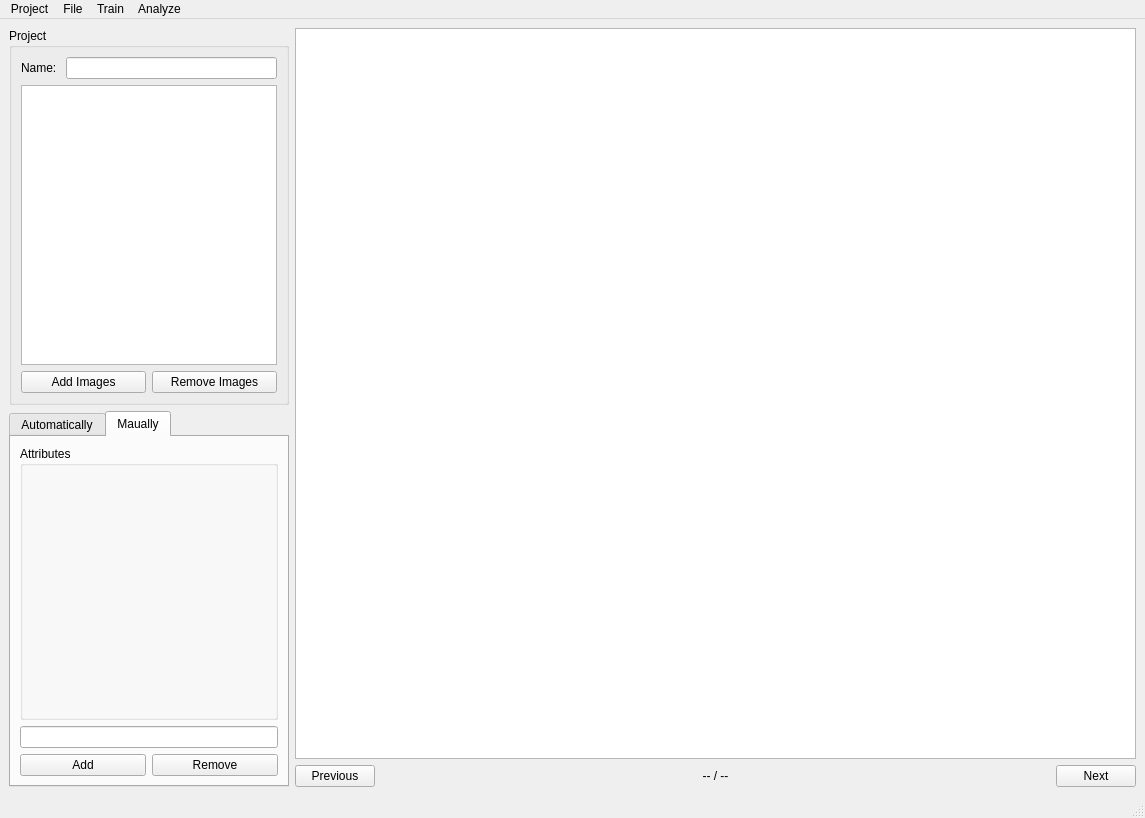
<?xml version="1.0" encoding="UTF-8"?>
<ui version="4.0">
 <class>MainWindow</class>
 <widget class="QMainWindow" name="MainWindow">
  <property name="geometry">
   <rect>
    <x>0</x>
    <y>0</y>
    <width>1145</width>
    <height>818</height>
   </rect>
  </property>
  <property name="sizePolicy">
   <sizepolicy hsizetype="Fixed" vsizetype="Preferred">
    <horstretch>0</horstretch>
    <verstretch>0</verstretch>
   </sizepolicy>
  </property>
  <property name="windowTitle">
   <string>MainWindow</string>
  </property>
  <widget class="QWidget" name="centralwidget">
   <layout class="QHBoxLayout" name="horizontalLayout_4">
    <item>
     <layout class="QVBoxLayout" name="verticalLayout_3">
      <property name="sizeConstraint">
       <enum>QLayout::SetDefaultConstraint</enum>
      </property>
      <item>
       <widget class="QGroupBox" name="groupBox_3">
        <property name="sizePolicy">
         <sizepolicy hsizetype="Fixed" vsizetype="Expanding">
          <horstretch>0</horstretch>
          <verstretch>0</verstretch>
         </sizepolicy>
        </property>
        <property name="title">
         <string>Project</string>
        </property>
        <layout class="QVBoxLayout" name="verticalLayout_5">
         <item>
          <layout class="QVBoxLayout" name="verticalLayout_4">
           <item>
            <layout class="QFormLayout" name="formLayout">
             <property name="sizeConstraint">
              <enum>QLayout::SetDefaultConstraint</enum>
             </property>
             <property name="fieldGrowthPolicy">
              <enum>QFormLayout::AllNonFixedFieldsGrow</enum>
             </property>
             <property name="rowWrapPolicy">
              <enum>QFormLayout::DontWrapRows</enum>
             </property>
             <property name="formAlignment">
              <set>Qt::AlignLeading|Qt::AlignLeft|Qt::AlignTop</set>
             </property>
             <property name="horizontalSpacing">
              <number>6</number>
             </property>
             <property name="verticalSpacing">
              <number>6</number>
             </property>
             <item row="0" column="1">
              <widget class="QLineEdit" name="sdfLineEdit">
               <property name="sizePolicy">
                <sizepolicy hsizetype="Preferred" vsizetype="Fixed">
                 <horstretch>0</horstretch>
                 <verstretch>0</verstretch>
                </sizepolicy>
               </property>
              </widget>
             </item>
             <item row="0" column="0">
              <widget class="QLabel" name="sdfLabel">
               <property name="text">
                <string>Name: </string>
               </property>
              </widget>
             </item>
            </layout>
           </item>
           <item>
            <widget class="QListWidget" name="list_widget_images">
             <property name="sizePolicy">
              <sizepolicy hsizetype="Fixed" vsizetype="MinimumExpanding">
               <horstretch>0</horstretch>
               <verstretch>0</verstretch>
              </sizepolicy>
             </property>
             <property name="selectionMode">
              <enum>QAbstractItemView::ExtendedSelection</enum>
             </property>
            </widget>
           </item>
           <item>
            <layout class="QHBoxLayout" name="horizontalLayout_2">
             <item>
              <widget class="QPushButton" name="push_button_add_images">
               <property name="text">
                <string>Add Images</string>
               </property>
              </widget>
             </item>
             <item>
              <widget class="QPushButton" name="push_button_remove_images">
               <property name="text">
                <string>Remove Images</string>
               </property>
              </widget>
             </item>
            </layout>
           </item>
          </layout>
         </item>
        </layout>
       </widget>
      </item>
      <item>
       <widget class="QTabWidget" name="tabWidget_2">
        <property name="sizePolicy">
         <sizepolicy hsizetype="Minimum" vsizetype="Expanding">
          <horstretch>0</horstretch>
          <verstretch>0</verstretch>
         </sizepolicy>
        </property>
        <property name="minimumSize">
         <size>
          <width>0</width>
          <height>0</height>
         </size>
        </property>
        <property name="maximumSize">
         <size>
          <width>282</width>
          <height>16777215</height>
         </size>
        </property>
        <property name="currentIndex">
         <number>1</number>
        </property>
        <widget class="QWidget" name="tabWidget_2Page1">
         <attribute name="title">
          <string>Automatically</string>
         </attribute>
         <widget class="QListWidget" name="list_widget_models">
          <property name="geometry">
           <rect>
            <x>10</x>
            <y>40</y>
            <width>151</width>
            <height>161</height>
           </rect>
          </property>
          <property name="selectionMode">
           <enum>QAbstractItemView::ExtendedSelection</enum>
          </property>
         </widget>
         <widget class="QLabel" name="label">
          <property name="geometry">
           <rect>
            <x>10</x>
            <y>20</y>
            <width>111</width>
            <height>17</height>
           </rect>
          </property>
          <property name="text">
           <string>Existed Model</string>
          </property>
         </widget>
         <widget class="QPushButton" name="push_button_add_models">
          <property name="geometry">
           <rect>
            <x>10</x>
            <y>220</y>
            <width>151</width>
            <height>25</height>
           </rect>
          </property>
          <property name="text">
           <string>Add Models</string>
          </property>
         </widget>
         <widget class="QPushButton" name="push_button_remove_models">
          <property name="geometry">
           <rect>
            <x>10</x>
            <y>260</y>
            <width>151</width>
            <height>25</height>
           </rect>
          </property>
          <property name="text">
           <string>Remove Models</string>
          </property>
         </widget>
         <widget class="QPushButton" name="push_button_go">
          <property name="geometry">
           <rect>
            <x>180</x>
            <y>80</y>
            <width>89</width>
            <height>25</height>
           </rect>
          </property>
          <property name="text">
           <string>Go</string>
          </property>
         </widget>
        </widget>
        <widget class="QWidget" name="tabWidget_2Page2">
         <attribute name="title">
          <string>Maually</string>
         </attribute>
         <layout class="QVBoxLayout" name="verticalLayout_2">
          <item>
           <widget class="QGroupBox" name="groupBox_2">
            <property name="sizePolicy">
             <sizepolicy hsizetype="Preferred" vsizetype="Expanding">
              <horstretch>0</horstretch>
              <verstretch>0</verstretch>
             </sizepolicy>
            </property>
            <property name="title">
             <string>Attributes</string>
            </property>
            <layout class="QVBoxLayout" name="verticalLayout_6"/>
           </widget>
          </item>
          <item>
           <widget class="QLineEdit" name="line_edit_id">
            <property name="text">
             <string/>
            </property>
           </widget>
          </item>
          <item>
           <layout class="QHBoxLayout" name="horizontalLayout_5">
            <item>
             <widget class="QPushButton" name="push_button_add">
              <property name="text">
               <string>Add</string>
              </property>
             </widget>
            </item>
            <item>
             <widget class="QPushButton" name="push_button_remove">
              <property name="text">
               <string>Remove</string>
              </property>
             </widget>
            </item>
           </layout>
          </item>
         </layout>
        </widget>
       </widget>
      </item>
     </layout>
    </item>
    <item>
     <layout class="QVBoxLayout" name="verticalLayout_9">
      <item>
       <widget class="QGraphicsView" name="graphics_view">
        <property name="sizePolicy">
         <sizepolicy hsizetype="Expanding" vsizetype="Expanding">
          <horstretch>0</horstretch>
          <verstretch>0</verstretch>
         </sizepolicy>
        </property>
        <property name="sizeAdjustPolicy">
         <enum>QAbstractScrollArea::AdjustIgnored</enum>
        </property>
       </widget>
      </item>
      <item>
       <layout class="QHBoxLayout" name="horizontalLayout">
        <item>
         <widget class="QPushButton" name="button_previous_page">
          <property name="sizePolicy">
           <sizepolicy hsizetype="Minimum" vsizetype="Minimum">
            <horstretch>0</horstretch>
            <verstretch>0</verstretch>
           </sizepolicy>
          </property>
          <property name="text">
           <string>Previous</string>
          </property>
         </widget>
        </item>
        <item>
         <widget class="QLabel" name="label_page_id">
          <property name="sizePolicy">
           <sizepolicy hsizetype="Expanding" vsizetype="Preferred">
            <horstretch>0</horstretch>
            <verstretch>0</verstretch>
           </sizepolicy>
          </property>
          <property name="text">
           <string>-- / --</string>
          </property>
          <property name="alignment">
           <set>Qt::AlignCenter</set>
          </property>
         </widget>
        </item>
        <item>
         <widget class="QPushButton" name="button_next_page">
          <property name="text">
           <string>Next</string>
          </property>
         </widget>
        </item>
       </layout>
      </item>
     </layout>
    </item>
   </layout>
  </widget>
  <widget class="QMenuBar" name="menubar">
   <property name="geometry">
    <rect>
     <x>0</x>
     <y>0</y>
     <width>1145</width>
     <height>22</height>
    </rect>
   </property>
   <widget class="QMenu" name="menuFile">
    <property name="title">
     <string>Project</string>
    </property>
    <addaction name="action_project_load"/>
    <addaction name="action_project_save"/>
    <addaction name="separator"/>
    <addaction name="action_project_add_files"/>
    <addaction name="action_project_remove_files"/>
   </widget>
   <widget class="QMenu" name="menuTrain">
    <property name="title">
     <string>Train</string>
    </property>
    <addaction name="action_train_train"/>
    <addaction name="action_train_edit_configurations"/>
   </widget>
   <widget class="QMenu" name="menuAnalyze">
    <property name="title">
     <string>Analyze</string>
    </property>
    <addaction name="action_analyze_tensorboard"/>
   </widget>
   <widget class="QMenu" name="menuFile_2">
    <property name="title">
     <string>File</string>
    </property>
    <addaction name="separator"/>
    <addaction name="action_file_zoom_in"/>
    <addaction name="action_file_zoom_out"/>
    <addaction name="separator"/>
    <addaction name="action_file_default_size"/>
    <addaction name="separator"/>
    <addaction name="action_file_delete_polygon"/>
   </widget>
   <addaction name="menuFile"/>
   <addaction name="menuFile_2"/>
   <addaction name="menuTrain"/>
   <addaction name="menuAnalyze"/>
  </widget>
  <widget class="QStatusBar" name="statusbar"/>
  <action name="action_project_save">
   <property name="text">
    <string>Save</string>
   </property>
  </action>
  <action name="action_project_load">
   <property name="text">
    <string>Load</string>
   </property>
  </action>
  <action name="action_project_add_files">
   <property name="text">
    <string>Add files</string>
   </property>
  </action>
  <action name="action_project_remove_files">
   <property name="text">
    <string>Remove file</string>
   </property>
  </action>
  <action name="action_file_zoom_in">
   <property name="text">
    <string>Zoom In</string>
   </property>
  </action>
  <action name="action_file_zoom_out">
   <property name="text">
    <string>Zoom Out</string>
   </property>
  </action>
  <action name="action_file_default_size">
   <property name="text">
    <string>Default Size</string>
   </property>
  </action>
  <action name="action_file_delete_polygon">
   <property name="text">
    <string>Delete Polygon</string>
   </property>
  </action>
  <action name="action_train_train">
   <property name="text">
    <string>Train</string>
   </property>
  </action>
  <action name="action_train_edit_configurations">
   <property name="text">
    <string>Edit Configurations</string>
   </property>
  </action>
  <action name="action_analyze_tensorboard">
   <property name="text">
    <string>Tensorboard</string>
   </property>
  </action>
 </widget>
 <resources/>
 <connections/>
</ui>
